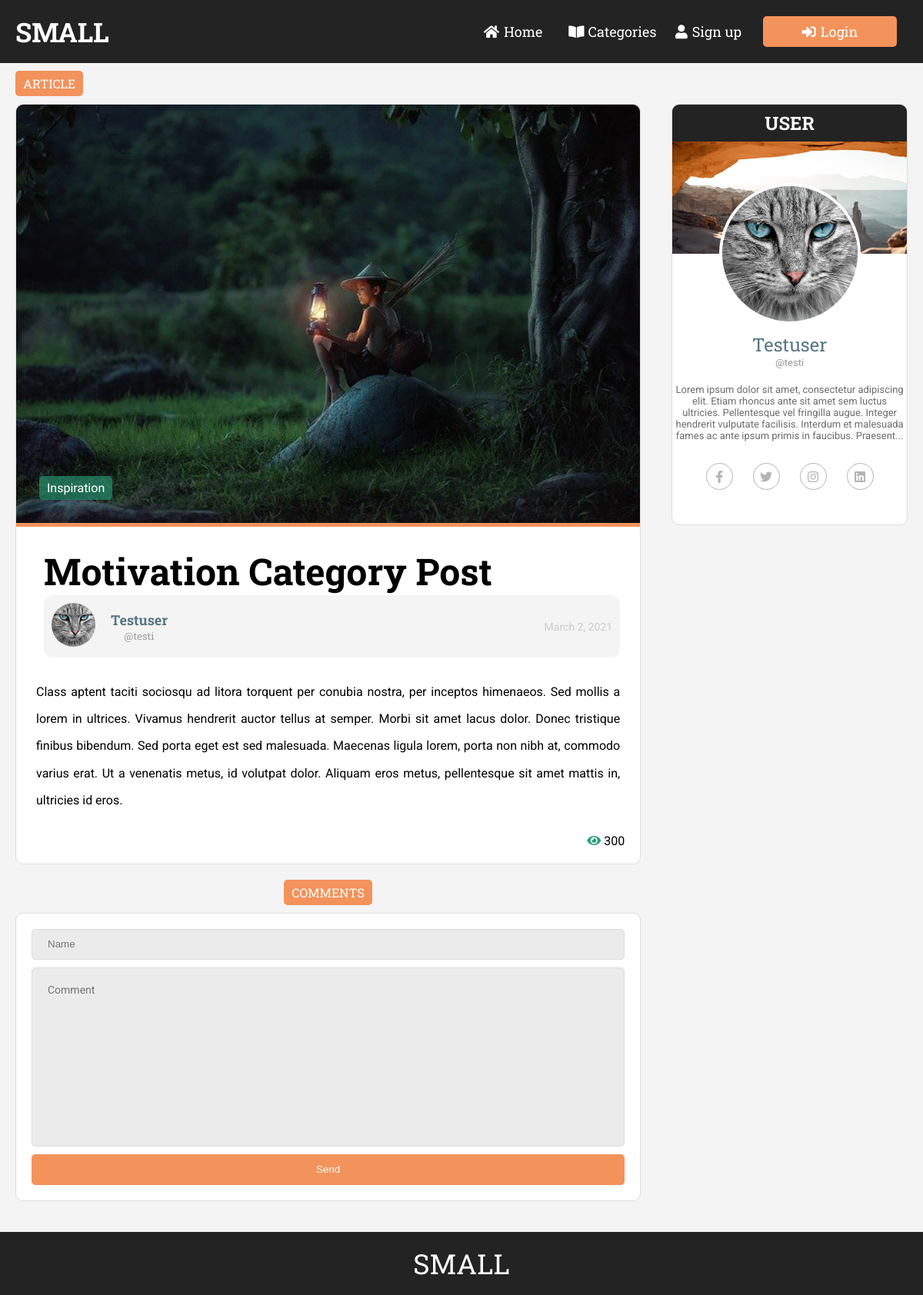
Screenshot of /article.php?post-slug=motivation-category-post with the database file from the repository.
### tables this page shows
CREATE TABLE `topics` (
  `id` int(11) NOT NULL,
  `name` varchar(255) DEFAULT NULL,
  `slug` varchar(255) DEFAULT NULL
);

CREATE TABLE `posts` (
  `id` int(11) NOT NULL,
  `user_id` int(11) DEFAULT NULL,
  `title` varchar(255) NOT NULL,
  `slug` varchar(255) NOT NULL,
  `views` int(11) NOT NULL DEFAULT '0',
  `image` varchar(255) NOT NULL DEFAULT 'defaultpostimg.png',
  `body` text NOT NULL,
  `published` tinyint(1) NOT NULL DEFAULT '0',
  `created_at` datetime NOT NULL DEFAULT '1970-01-01 12:01:01',
  `updated_at` timestamp NULL DEFAULT NULL ON UPDATE CURRENT_TIMESTAMP
);

CREATE TABLE `users` (
  `id` int(11) NOT NULL,
  `fname` varchar(255) NOT NULL,
  `uname` varchar(20) NOT NULL,
  `email` varchar(255) NOT NULL,
  `role` enum('Author','Admin') DEFAULT NULL,
  `password` varchar(255) NOT NULL,
  `city` varchar(255) DEFAULT NULL,
  `phone` varchar(255) DEFAULT NULL,
  `gender` enum('Male','Female','Other') DEFAULT NULL,
  `profile_pic` varchar(255) DEFAULT 'profileplaceholder.jpg',
  `about` text,
  `created_at` datetime DEFAULT '1970-01-01 12:01:01',
  `updated_at` timestamp NULL DEFAULT NULL ON UPDATE CURRENT_TIMESTAMP
);

### include/public_functions.php (called while the page is built, shortened)
<?php
function getPostTopic($post_id){
	global $conn;
	$sql = "SELECT * FROM topics WHERE id=
			(SELECT topic_id FROM post_topic WHERE post_id=$post_id) LIMIT 1";
	$result = mysqli_query($conn, $sql);
	$topic = mysqli_fetch_assoc($result);
	return $topic;
}
function getPost($slug){
	global $conn;
	$post_slug = $_GET['post-slug'];
	$sql = "SELECT * FROM posts WHERE slug='$post_slug' AND published=true";
	$result = mysqli_query($conn, $sql);
	$post = mysqli_fetch_assoc($result);
	if ($post) {
		$post['topic'] = getPostTopic($post['id']);
		$post['author'] = getAuthorName($post['id']);
	}
	return $post;
}
function getAuthorName ($postid){
	global $conn;
	$sql = "SELECT po.user_id, po.id, u.id, u.fname, u.uname, u.profile_pic, u.about FROM posts po LEFT JOIN users u on u.id = po.user_id WHERE po.id = $postid";
	$result = mysqli_query($conn, $sql);
	$authorname = mysqli_fetch_assoc($result);
	return $authorname;
}
?>

### article.php (the view, shortened to what this page needs)
<?php require_once('config.php')?>
<?php  include('include/public_functions.php'); ?>
<?php
    if (isset($_GET['post-slug'])) {
      $post = getPost($_GET['post-slug']);
    }
?>
<?php include('include/header_section.php')?>
  </head>
  <body>
<?php include('include/navbar.php')?>
    <div class="container trend">
      <div class="trending">article</div>
    </div>
    <main>
      <section class="articles">
        <div class="container">
          <div class="main-area">
            <div class="full-article">
              <div style="position:relative" class="full-article-img">
                <div class="big-article-category">
                <?php if ($post['published'] == false): ?>
                <h1 class="full-label">Sorry... This post has not been published</h1>
                <?php else: ?>
                  <a href="<?php echo BASE_URL . 'category.php?topic=' . $post['topic']['id'] ?>"><?php echo $post['topic']['name'];?></a>
                </div>
                <img src="<?php echo BASE_URL . '/static/img/' . $post['image'];?>" alt="4" />
              </div>
              <div class="full-article-content">
                <div class="full-info">
                <h1 class="full-label"><?php echo $post['title']; ?></h1>
                  <div class="article-info-prof">
                    <div class="small-profile">
                      <div class="s-img">
                        <img src="<?php echo BASE_URL . '/static/profile_img/' . $post['author']['profile_pic']?>" alt="author_pic" />
                      </div>
                      <div class="s-content">
                        <a href="<?php echo 'profile.php?guest=' . $post['author']['id'] ?>"><h4><?php echo $post['author']['fname'];?></h4></a>
                        <h5>@<?php echo $post['author']['uname'];?></h5>
                      </div>
                    </div>
                  <p class="date"><?php $timestamp = date("F j, Y ",strtotime($post['created_at'])); echo $timestamp;?></p>
                  </div>
                </div>
                <p class="full-text">
                <?php echo html_entity_decode($post['body']); ?>
                </p>
              </div>
              <div class="view-div">
                    <div id="post-like" class="likes ">
                            <i class="fas fa-eye"></i>
                            <span class="likedby"><?php echo $post['views'];?></span>
                  </div>
                 </div>
              <?php endif ?>
            </div>
            <div class="container trend">
              <div style="margin: 10px auto 0" class="trending">Comments</div>
            </div>
            <section class="comment">
              <?php
                    if(!isset($_SESSION['user'])){
                    echo "<form method='POST' action='".setComments($post['slug'])."'>
                      <input name='uname' placeholder='Name'/>
                      <input type='hidden' name='postid' value='".$post['id']."'/>
                      <input type='hidden' name='date' value='".date('Y-m-d H:i:s')."'/>
                      <textarea name='message' placeholder='Comment'></textarea>
                      <button type='submit' class='btn' name='commentSubmit'>Send</button>
                    </form>";
                    }else{
                      echo "<form method='POST' action='".setComments($post['slug'])."'>
                      <input type='hidden' name='uname' value=".$_SESSION['user']['uname'].">
                      <input type='hidden' name='postid' value='".$post['id']."'/>
                      <input type='hidden' name='date' value='".date('Y-m-d H:i:s')."'/>
                      <textarea name='message' placeholder='Comment'></textarea>
                      <button type='submit' class='btn' name='commentSubmit'>Send</button>
                    </form>";}
                      ?>
            </section>
          </div>
          <div class="sidebar">
            <div class="side-users sticky">
              <div class="full-article-profile">
                <h2 class="article-profile-label">USER</h2>
                <div class="article-profile-content">
                  <div class="article-profile-img">
                    <img src="<?php echo BASE_URL . '/static/profile_img/' . $post['author']['profile_pic']?>" alt="author_pic" />
                  </div>
                  <p><a href="<?php echo 'profile.php?guest=' . $post['author']['id'] ?>" class="name"><?php echo $post['author']['fname'];?></a></p>
                  <p class="user-name">@<?php echo $post['author']['uname'];?></p>
                  <p class="article-profile-info">
                    <?php echo substr($post['author']['about'],0,250) . "..." ?>
                  </p>
                  <div class="social">
                    <a href="#"><i class="fab fa-facebook-f"></i></a>
                    <a href="#"><i class="fab fa-twitter"></i></a>
                    <a href="#"><i class="fab fa-instagram"></i></a>
                    <a href="#"><i class="fab fa-linkedin"></i></a>
                  </div>
                </div>
              </div>
            </div>
          </div>
        </div>
      </section>
    </main>
    <?php include('include/footer.php') ?>

### include/header_section.php (shortened to what this page needs)
<!DOCTYPE html>
<html lang="en">
  <head>
    <link rel="stylesheet" href="https://use.fontawesome.com/releases/v5.15.2/css/all.css">
    <link rel="stylesheet" href="static/css/style.css" />
    <link rel="stylesheet" media="(max-width:1024px)" href="static/css/media.css" />

### include/navbar.php (shortened to what this page needs)
<header>
    <?php
                $sql = "SELECT * FROM topics";
	            $alltopics = mysqli_query($conn, $sql);
    ?>
    <div class="container">
    <nav>
        <a href="index.php?page=1"><h1 class="logo">small</h1></a>
        <ul>
        <li><a href="index.php?page=1"><i class="fas fa-home"></i>Home</a></li>
        <li class="li-c"><div class="dropdown">
            <button class="dropdown-button"><i class="fas fa-book-open"></i>Categories</button>
        </div></li>
        <li>
            <?php if (isset($_SESSION['user'])){
               echo "<a id='profile-link' class='logout-btn' href='profile.php'><i class=\"fas fa-user\"></i>Profile</a>";
            }else{
                echo "<a href=\"signup.php\"><i class=\"fas fa-user\"></i>Sign up</a>";
            }
            ?>
        </li>
        <li>
            <?php if (isset($_SESSION['user'])){
               echo "<a id='logout' class='btn' href='logout.php'><i class=\"fas fa-sign-out-alt\"></i>Logout</a>";
            }else{
              echo  "<a id=\"login\" class=\"btn\" href=\"login.php\"><i class=\"fas fa-sign-in-alt\"></i>Login</a>";
            }
            ?>
       </li>
        </ul>
    </nav>
    </div>
</header>

### include/footer.php (shortened to what this page needs)
<footer class="main-footer">
        <p>Small</p>
    </footer>
  </body>
</html>

### rows the page displays
topics: name "Inspiration"
posts: image (picture), title "Motivation Category Post", user.profile_pic (picture), user.fname "Testuser", user.uname "testi", created_at "March 2, 2021", body "Class aptent taciti sociosqu ad litora torquent per conubia nostra, per inceptos himenaeos. Sed mollis a lorem in ultrices. Vivamus hendrerit auctor tellus at semper. Morbi sit amet lacus dolor. Donec tristique finibus bibendum. Sed porta eget est sed malesuada. Maecenas ligula lorem, porta non nibh at, commodo varius erat. Ut a venenatis metus, id volutpat dolor. Aliquam eros metus, pellentesque sit amet mattis in, ultricies id eros.", views "300", user.about "Lorem ipsum dolor sit amet, consectetur adipiscing elit. Etiam rhoncus ante sit amet sem luctus ultricies. Pellentesque vel fringilla augue. Integer hendrerit vulputate facilisis. Interdum et malesuada fames ac ante ipsum primis in faucibus. Praesent"
